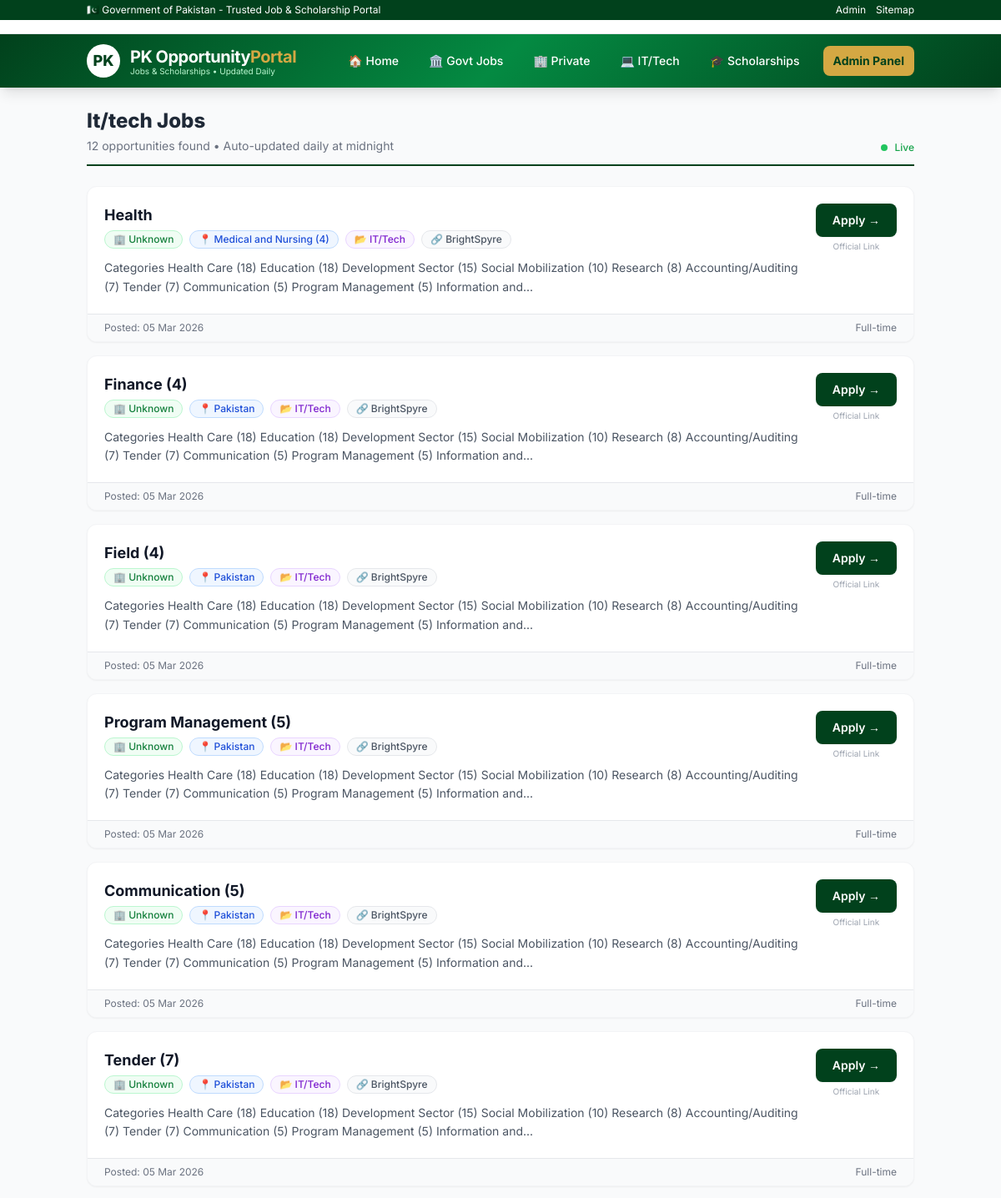
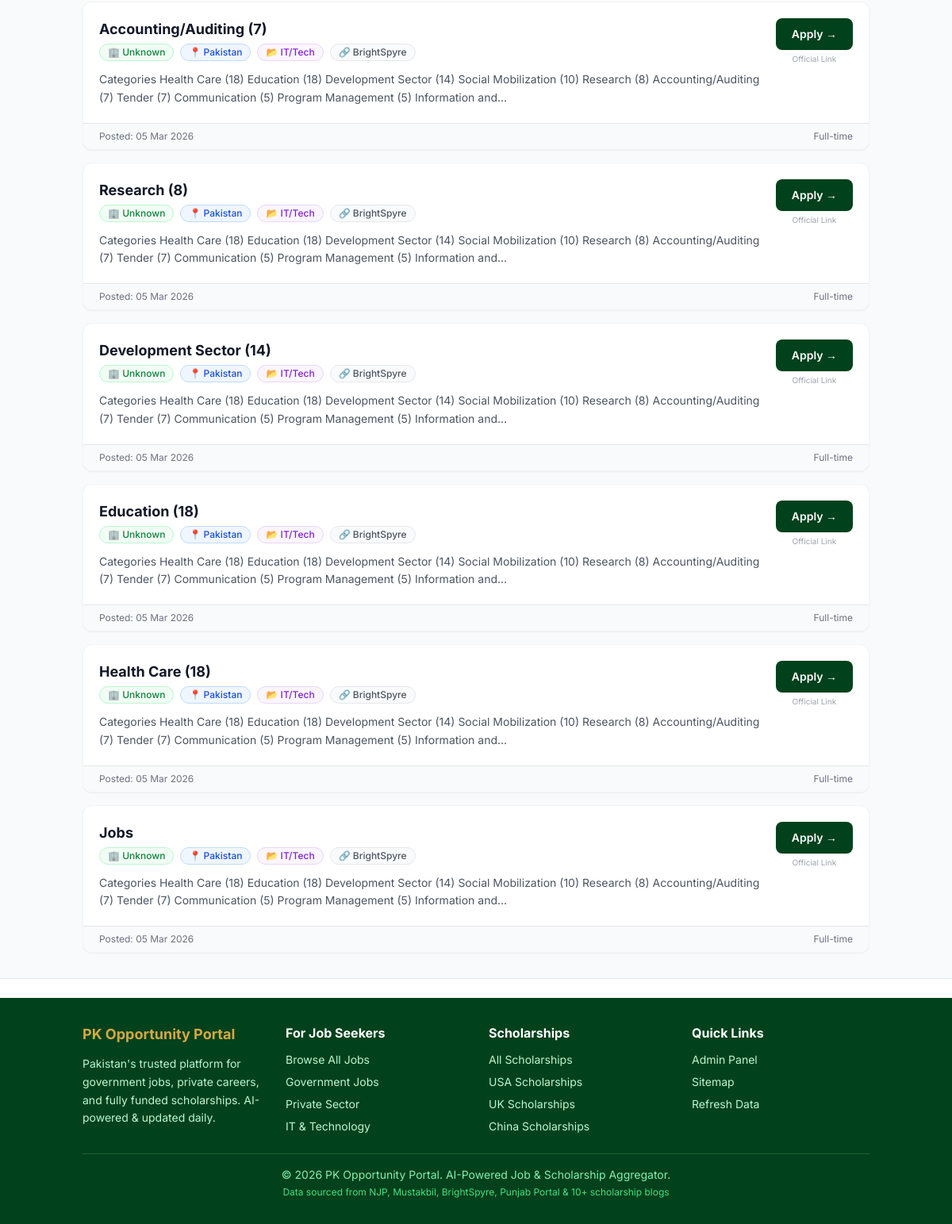
The page /jobs/it on the database its author committed (2 pictures, top to bottom).
### models.py (models this page shows, shortened)
class Job(db.Model):
    __tablename__ = 'jobs'
    id = db.Column(db.Integer, primary_key=True)
    title = db.Column(db.String(255), nullable=False)
    company = db.Column(db.String(255))
    location = db.Column(db.String(255))
    salary = db.Column(db.String(255))
    description = db.Column(db.Text)
    apply_links = db.Column(db.Text)
    source = db.Column(db.String(255))
    date_posted = db.Column(db.DateTime, default=datetime.utcnow)
    department = db.Column(db.String(255), default='General')
    category = db.Column(db.String(255), default='Other')  # IT, Government, Education, etc.
    scale = db.Column(db.String(50), default='Not Specified')  # BPS-17, BPS-18, etc.
    job_type = db.Column(db.String(50), default='Full-time')  # Full-time, Part-time, Contract
    experience = db.Column(db.String(100), default='Not Specified')
    normalized_title = db.Column(db.String(255), nullable=False)
    state = db.Column(db.String(50), default='pending')
    slug = db.Column(db.String(255))
    seo_title = db.Column(db.String(255))
    seo_meta = db.Column(db.String(255))
    json_ld = db.Column(db.Text)

### app.py (the view)
    @app.route('/jobs/<category>')
    def jobs_by_category(category):
        cat_map = {
            'government': 'Government',
            'private': 'Private',
            'it': 'IT/Tech',
            'education': 'Education',
        }
        cat_name = cat_map.get(category.lower(), category.capitalize())
        jobs = Job.query.filter_by(state='published', category=cat_name).order_by(Job.date_posted.desc()).limit(50).all()
        return render_template('index.html', items=jobs, type='job', category_filter=cat_name)

### templates/index.html (shortened to what this page needs)
{% extends "base.html" %}
{% block content %}
<div class="flex justify-between items-end border-b-2 border-pk-green pb-3 mb-6">
    <div>
        <h2 class="text-2xl font-extrabold text-gray-800">
            {% if category_filter %}
            {{ category_filter|capitalize }} {{ type|capitalize }}s
            {% else %}
            Latest {{ type|capitalize }}s
            {% endif %}
        </h2>
        <p class="text-gray-500 text-sm mt-1">{{ items|length }} opportunities found • Auto-updated daily at midnight
        </p>
    </div>
    <div class="flex items-center gap-2">
        <span class="pulse-dot w-2 h-2 bg-green-500 rounded-full inline-block"></span>
        <span class="text-xs text-green-600 font-medium">Live</span>
    </div>
</div>
{% if items %}
<div class="space-y-4">
    {% for item in items %}
    <article class="bg-white rounded-xl shadow-sm card-hover border border-gray-100 overflow-hidden" itemscope
        itemtype="{% if type == 'job' %}https://schema.org/JobPosting{% else %}https://schema.org/EducationalOccupationalProgram{% endif %}">
        <div class="p-5">
            <div class="flex justify-between items-start gap-4">
                <div class="flex-grow">
                    <h3 class="text-lg font-bold text-gray-900 hover:text-pk-green transition mb-1" itemprop="title">
                        <a href="/{{ type }}/{{ item.id }}/{{ item.slug or '' }}" class="hover:underline">
                            {{ item.seo_title if item.seo_title else item.title }}
                        </a>
                    </h3>
                    <div class="flex flex-wrap gap-2 mb-3">
                        {% if type == 'job' %}
                        <span
                            class="inline-flex items-center px-2.5 py-0.5 rounded-full text-xs font-medium bg-green-50 text-green-700 border border-green-200"
                            itemprop="hiringOrganization">
                            🏢 {{ item.company|truncate(30) }}
                        </span>
                        <span
                            class="inline-flex items-center px-2.5 py-0.5 rounded-full text-xs font-medium bg-blue-50 text-blue-700 border border-blue-200"
                            itemprop="jobLocation">
                            📍 {{ item.location }}
                        </span>
                        {% if item.category and item.category != 'Other' %}
                        <span
                            class="inline-flex items-center px-2.5 py-0.5 rounded-full text-xs font-medium bg-purple-50 text-purple-700 border border-purple-200">
                            📂 {{ item.category }}
                        </span>
                        {% endif %}
                        <span
                            class="inline-flex items-center px-2.5 py-0.5 rounded-full text-xs font-medium bg-gray-50 text-gray-600 border border-gray-200">
                            🔗 {{ item.source }}
                        </span>
                        {% endif %}
                    </div>
                    <p class="text-gray-600 text-sm leading-relaxed line-clamp-2" itemprop="description">
                        {{ item.description|striptags|truncate(200) }}
                    </p>
                </div>
                <div class="flex-shrink-0">
                    <span
                        class="block text-center px-5 py-2.5 bg-pk-green text-white rounded-lg font-semibold text-sm hover:bg-pk-green-light transition cursor-pointer shadow-sm">
                        Apply →
                    </span>
                    <p class="text-[10px] text-gray-400 text-center mt-1">Official Link</p>
                </div>
            </div>
        </div>
        <div class="bg-gray-50 px-5 py-2 border-t flex justify-between items-center text-xs text-gray-500">
            <span>Posted: {{ item.date_posted.strftime('%d %b %Y') if item.date_posted else 'Recently' }}</span>
            {% if type == 'job' %}<span>{{ item.job_type if item.job_type else 'Full-time' }}</span>{% endif %}
        </div>
    </article>
    {% endfor %}
</div>
{% endif %}
{% endblock %}

### templates/base.html (style rules this page uses)
body { font-family: 'Inter', sans-serif; }
.card-hover { transition: all 0.3s ease; }
.pulse-dot { animation: pulse 2s infinite; }

### rows shown on the page
Job: seo_title+title "Health", company "Unknown", location "Medical and Nursing (4)", category "IT/Tech", source "BrightSpyre", description "Categories Health Care (18) Education (18) Development Sector (15) Social Mobilization (10) Research (8) Accounting/Auditing (7) Tender (7) Communication (5) Program Management (5) Information and...", date_posted "05 Mar 2026", job_type "Full-time"
Job: seo_title+title "Finance (4)", company "Unknown", location "Pakistan", category "IT/Tech", source "BrightSpyre", description "Categories Health Care (18) Education (18) Development Sector (15) Social Mobilization (10) Research (8) Accounting/Auditing (7) Tender (7) Communication (5) Program Management (5) Information and...", date_posted "05 Mar 2026", job_type "Full-time"
Job: seo_title+title "Field (4)", company "Unknown", location "Pakistan", category "IT/Tech", source "BrightSpyre", description "Categories Health Care (18) Education (18) Development Sector (15) Social Mobilization (10) Research (8) Accounting/Auditing (7) Tender (7) Communication (5) Program Management (5) Information and...", date_posted "05 Mar 2026", job_type "Full-time"
Job: seo_title+title "Program Management (5)", company "Unknown", location "Pakistan", category "IT/Tech", source "BrightSpyre", description "Categories Health Care (18) Education (18) Development Sector (15) Social Mobilization (10) Research (8) Accounting/Auditing (7) Tender (7) Communication (5) Program Management (5) Information and...", date_posted "05 Mar 2026", job_type "Full-time"
Job: seo_title+title "Communication (5)", company "Unknown", location "Pakistan", category "IT/Tech", source "BrightSpyre", description "Categories Health Care (18) Education (18) Development Sector (15) Social Mobilization (10) Research (8) Accounting/Auditing (7) Tender (7) Communication (5) Program Management (5) Information and...", date_posted "05 Mar 2026", job_type "Full-time"
Job: seo_title+title "Tender (7)", company "Unknown", location "Pakistan", category "IT/Tech", source "BrightSpyre", description "Categories Health Care (18) Education (18) Development Sector (15) Social Mobilization (10) Research (8) Accounting/Auditing (7) Tender (7) Communication (5) Program Management (5) Information and...", date_posted "05 Mar 2026", job_type "Full-time"
Job: seo_title+title "Accounting/Auditing (7)", company "Unknown", location "Pakistan", category "IT/Tech", source "BrightSpyre", description "Categories Health Care (18) Education (18) Development Sector (14) Social Mobilization (10) Research (8) Accounting/Auditing (7) Tender (7) Communication (5) Program Management (5) Information and...", date_posted "05 Mar 2026", job_type "Full-time"
Job: seo_title+title "Research (8)", company "Unknown", location "Pakistan", category "IT/Tech", source "BrightSpyre", description "Categories Health Care (18) Education (18) Development Sector (14) Social Mobilization (10) Research (8) Accounting/Auditing (7) Tender (7) Communication (5) Program Management (5) Information and...", date_posted "05 Mar 2026", job_type "Full-time"
Job: seo_title+title "Development Sector (14)", company "Unknown", location "Pakistan", category "IT/Tech", source "BrightSpyre", description "Categories Health Care (18) Education (18) Development Sector (14) Social Mobilization (10) Research (8) Accounting/Auditing (7) Tender (7) Communication (5) Program Management (5) Information and...", date_posted "05 Mar 2026", job_type "Full-time"
Job: seo_title+title "Education (18)", company "Unknown", location "Pakistan", category "IT/Tech", source "BrightSpyre", description "Categories Health Care (18) Education (18) Development Sector (14) Social Mobilization (10) Research (8) Accounting/Auditing (7) Tender (7) Communication (5) Program Management (5) Information and...", date_posted "05 Mar 2026", job_type "Full-time"
Job: seo_title+title "Health Care (18)", company "Unknown", location "Pakistan", category "IT/Tech", source "BrightSpyre", description "Categories Health Care (18) Education (18) Development Sector (14) Social Mobilization (10) Research (8) Accounting/Auditing (7) Tender (7) Communication (5) Program Management (5) Information and...", date_posted "05 Mar 2026", job_type "Full-time"
Job: seo_title+title "Jobs", company "Unknown", location "Pakistan", category "IT/Tech", source "BrightSpyre", description "Categories Health Care (18) Education (18) Development Sector (14) Social Mobilization (10) Research (8) Accounting/Auditing (7) Tender (7) Communication (5) Program Management (5) Information and...", date_posted "05 Mar 2026", job_type "Full-time"

### other values the page prints
{{ category_filter|capitalize }} "It/tech"
{{ type|capitalize }} "Job"
{{ items|length }} "12"
